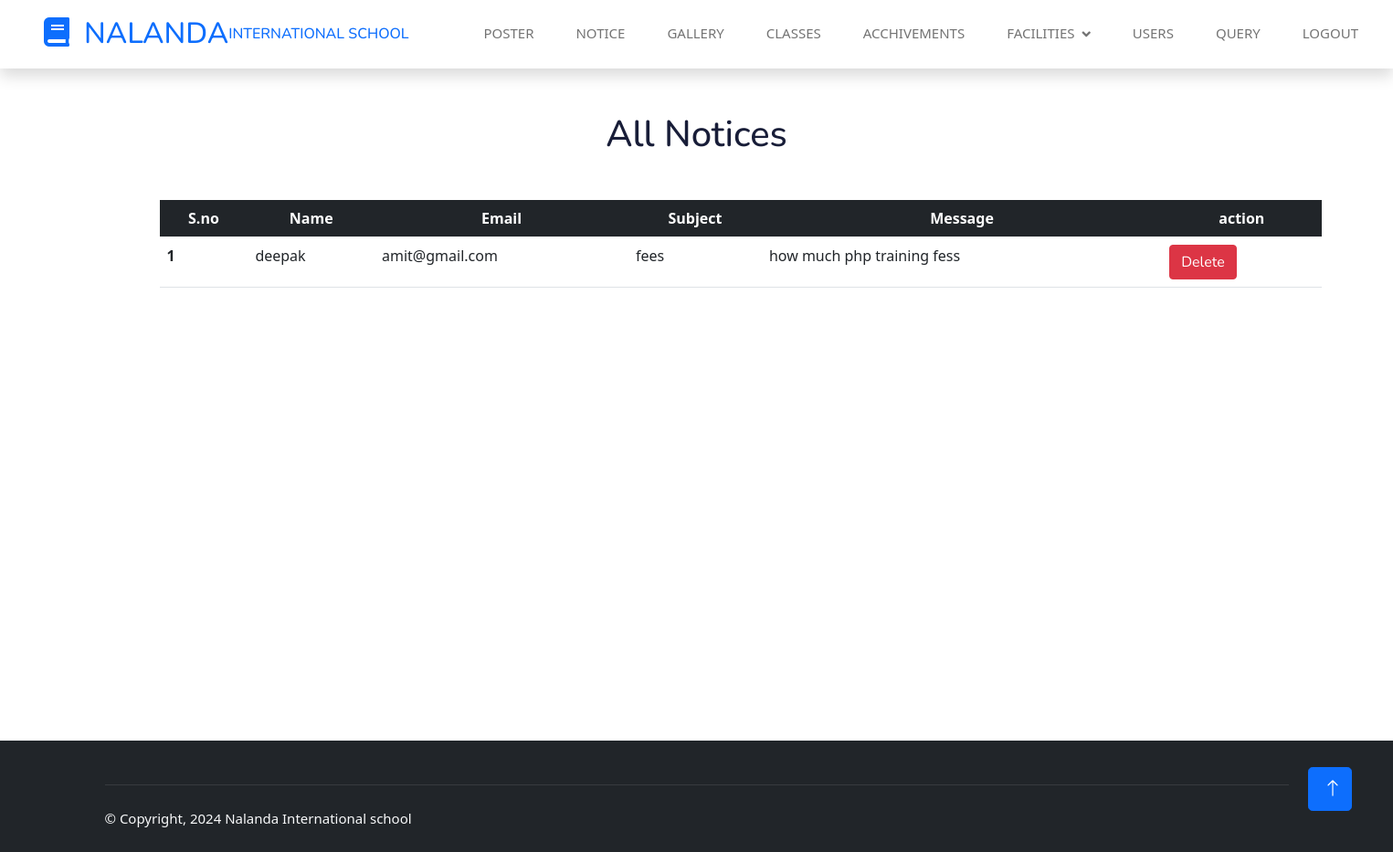
/admin/query.php (signed in), run on the app's committed database.
### tables this page shows
CREATE TABLE `query` (
  `query_id` int(20) NOT NULL,
  `query_name` varchar(255) NOT NULL,
  `query_email` varchar(50) NOT NULL,
  `query_subject` varchar(255) NOT NULL,
  `query_message` varchar(500) NOT NULL
);

### admin/query.php (the view, shortened to what this page needs)
<?php include('header.php');
global $con;
$sql = "select * from query order by query_id";
$rs = mysqli_query($con, $sql) or die(mysqli_error($con));
?>
<div class="container w-100" style="height: 80vh;">
<form action="database/db_action.php" method="post" enctype="multipart/form-data" class="mt-5" id="all-notice" name="all_notice">
<div class="container">
    <h1 class="text-center mt-3">All Notices</h1>
    <table class="table m-5 w-100 table-hover">
      <thead class="bg-dark text-white text-center">
        <tr>
          <th scope="col">S.no</th>
          <th scope="col">Name</th>
          <th scope="col">Email</th>
          <th scope="col">Subject</th>
          <th scope="col">Message</th>
          <th scope="col">action</th>
        </tr>
      </thead>
      <tbody>
        <?php
        $no = 1;
        while ($data = mysqli_fetch_assoc($rs)) {
        ?>
          <tr class="mt-3">
            <th scope="row"><?= $no++ ?></th>
            <td><?=$data['query_name']?></td>
            <td><?=$data['query_email']?></td>
            <td><?=$data['query_subject']?></td>
            <td><?=$data['query_message']?></td>
            <td>
                <a href="database/db_action.php?action=delete_query&id=<?=$data['query_id']?>" class="btn btn-danger" onclick="return confirm('Do you Want to delete..!')">Delete</a>
              </td>
          </tr>
        <?php } ?>
      </tbody>
    </table>
  </div>
</form>
</div>
<?php include('footer.php')?>

### admin/css/style.css (style rules this page uses)
:root { --primary: #06BBCC; --light: #F0FBFC; --dark: #181d38; }
.btn { font-family: 'Nunito', sans-serif; font-weight: 600; transition: .5s; }

### data on the page
query: query_name "deepak", query_email "amit@gmail.com", query_subject "fees", query_message "how much php training fess"
